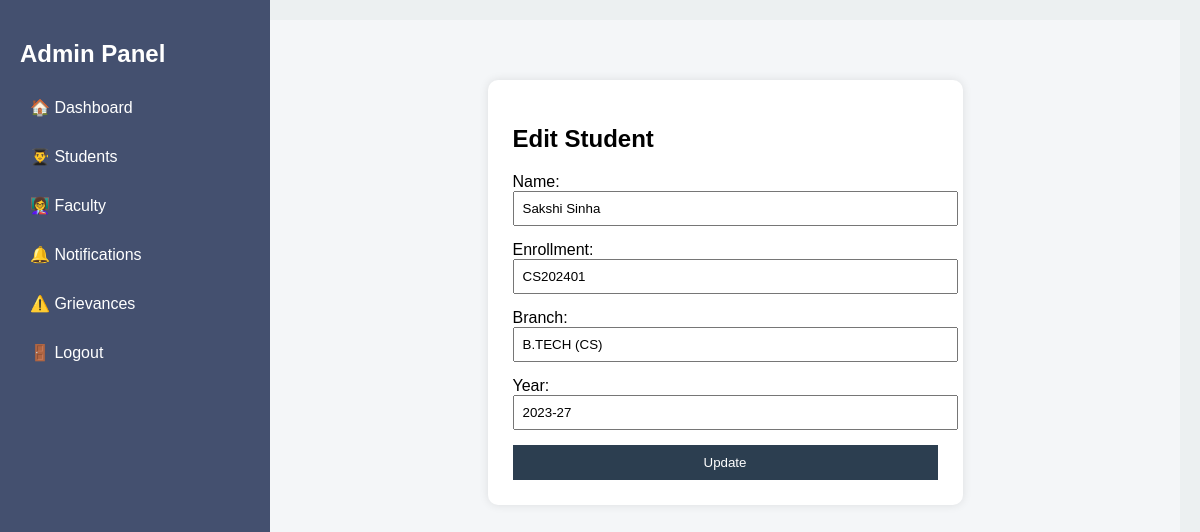
The page /admin/edit_student/1 (signed in) on the database its author committed.
### tables this page shows
CREATE TABLE students (
    id INTEGER PRIMARY KEY AUTOINCREMENT,
    name TEXT,
    enrollment TEXT UNIQUE,
    password TEXT,
    course TEXT,
    semester TEXT,
    year TEXT
, branch TEXT);

### app.py (the view, shortened to what this page needs)
@app.route('/admin/edit_student/<int:id>', methods=['GET', 'POST'])
def edit_student(id):
    check = admin_required()
    if check:
        return check
    conn = get_db_connection()
    cursor = conn.cursor()
    cursor.execute("SELECT * FROM students WHERE id=?", (id,))
    student = cursor.fetchone()
    conn.close()
    return render_template('edit_student.html', student=student)

### app.py (called while the page is built)
def get_db_connection():
    conn = sqlite3.connect("database.db")
    conn.row_factory = sqlite3.Row
    return conn

def admin_required():
    if "admin_id" not in session:
        return redirect(url_for("login"))
    return None

### templates/edit_student.html (shortened to what this page needs)
{% extends "base.html" %}
{% block content %}
<link rel="stylesheet" href="{{ url_for('static', filename='styles.css') }}">
<div class="main-content">
    <form method="POST" class="form-box">
        <h2>Edit Student</h2>
        <label>Name:</label>
        <input type="text" name="name" value="{{ student['name'] }}" required>
        <label>Enrollment:</label>
        <input type="text" name="enrollment" value="{{ student['enrollment'] }}" required>
        <label>Branch:</label>
        <input type="text" name="branch" value="{{ student['branch'] }}">
        <label>Year:</label>
        <input type="text" name="year"
               value="{{ student['year'] }}"
               placeholder="2023-27"
               pattern="\d{4}-\d{2}"
               title="Format: 2023-27"
               required>
        <button type="submit">Update</button>
    </form>
</div>
{% endblock %}

### static/styles.css (style rules this page uses)
body { background: rgb(205, 228, 248) !important; }
body { margin: 0; font-family: Arial, sans-serif; background: #f4f6f8; }
.main-content { margin-left: 270px; padding: 30px; }
body { margin: 0; font-family: Arial; }
.form-box { background: white; padding: 30px; border-radius: 10px; width: 350px; box-shadow: 0px 0px 10px rgba(0,0,0,0.2); }
.form-box input { width: 100%; padding: 8px; margin-bottom: 15px; }
.form-box button { width: 100%; padding: 10px; background: #2c3e50; color: white; border: none; }
.main-content { margin-left: 250px; padding: 30px; }
.form-box { width: 50%; margin: 30px auto; background: white; padding: 25px; border-radius: 10px; box-shadow: 0 0 10px rgba(0,0,0,0.1); }
html, body { height: auto !important; background: #f4f6f8 !important; }
.main-content { min-height: 100vh; background: #f4f6f8 !important; }

### templates/base.html (style rules this page uses)
body { margin: 0; font-family: Arial; display: flex; }

### rows shown on the page
students: name "Sakshi Sinha", enrollment "CS202401", branch "B.TECH (CS)", year "2023-27"
